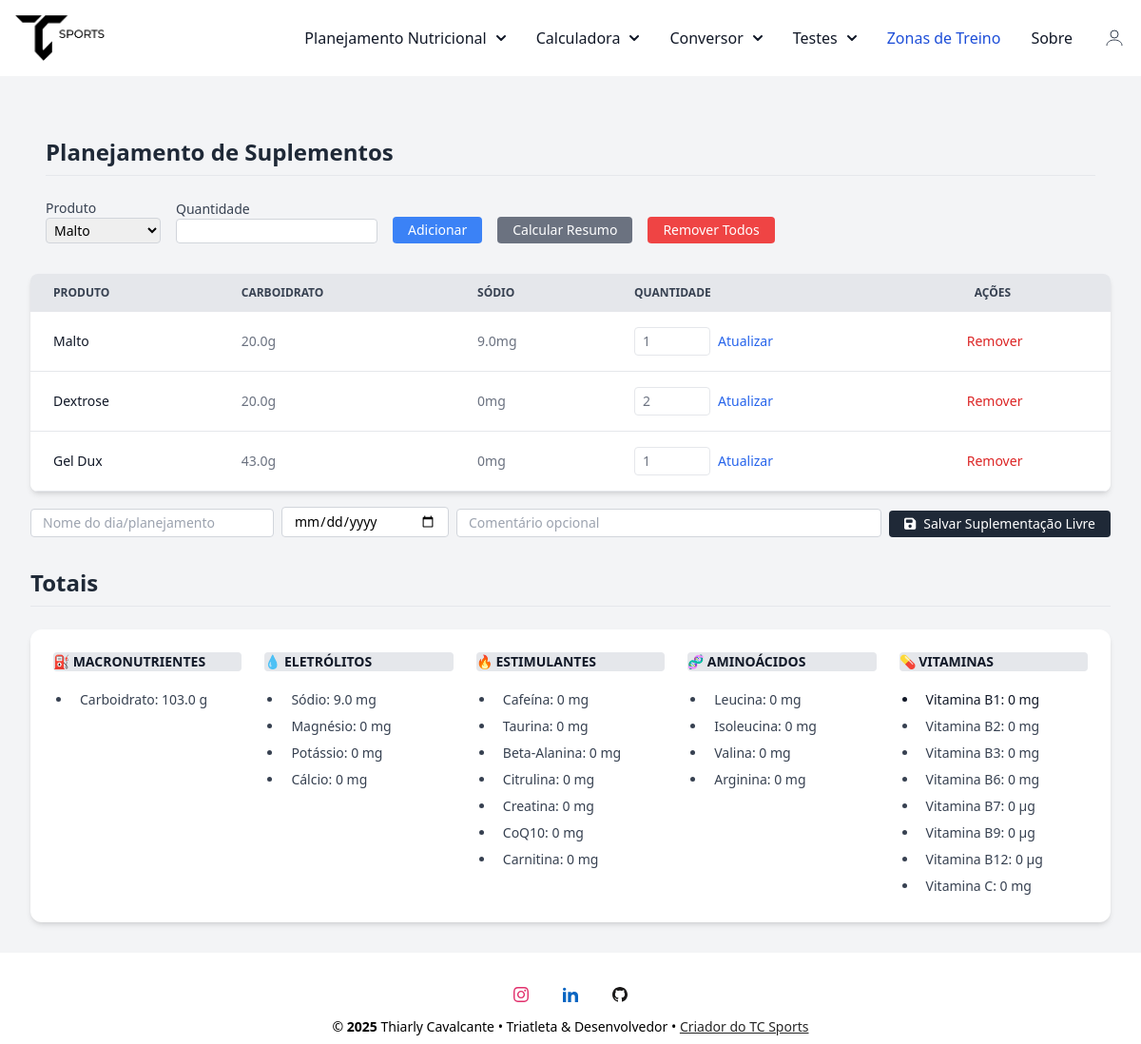
/planejamento (signed in), run on the app's committed database.
### conversor/models.py (models this page shows, shortened)
class PlanejamentoItem(database.Model):
    __tablename__ = 'planejamento_itens'
    id = database.Column(database.Integer, primary_key=True)
    user_id = database.Column(database.Integer, database.ForeignKey('user.id'), nullable=False)
    suplemento_id = database.Column(database.Integer, database.ForeignKey('suplementos.id', ondelete='SET NULL'))
    quantidade = database.Column(database.Integer, nullable=False)
    suplemento = database.relationship('Suplemento', lazy=True)

class Suplemento(database.Model):
    __tablename__ = 'suplementos'
    id = database.Column(database.Integer, primary_key=True)
    user_id = database.Column(database.Integer, database.ForeignKey('user.id'), nullable=False)
    nome = database.Column(database.String(100), nullable=False)
    tipo = database.Column(database.String(50), nullable=False)
    marca = database.Column(database.String(50))
    carbo = database.Column(database.Float)
    sodio = database.Column(database.Float)
    magnesio = database.Column(database.Float)
    potassio = database.Column(database.Float)
    calcio = database.Column(database.Float)
    cafeina = database.Column(database.Float)
    taurina = database.Column(database.Float)
    beta_alanina = database.Column(database.Float)
    citrulina = database.Column(database.Float)
    creatina = database.Column(database.Float)
    coq10 = database.Column(database.Float)
    carnitina = database.Column(database.Float)
    leucina = database.Column(database.Float)
    isoleucina = database.Column(database.Float)
    valina = database.Column(database.Float)
    arginina = database.Column(database.Float)
    vit_b1 = database.Column(database.Float)
    vit_b2 = database.Column(database.Float)
    vit_b3 = database.Column(database.Float)
    vit_b6 = database.Column(database.Float)
    vit_b7 = database.Column(database.Float)
    vit_b9 = database.Column(database.Float)
    vit_b12 = database.Column(database.Float)
    vit_c = database.Column(database.Float)
    comentario = database.Column(database.Text)  # campo livre para observações
    ingredientes = database.Column(database.Text)  # composição ou descrição dos ingredientes

### conversor/router.py (the view, shortened to what this page needs)
@app.route('/planejamento', methods=['GET', 'POST'])
@login_required
def planejamento():
    form = PlanningItemForm()
    form.suplemento_id.choices = [
        (s.id, s.nome) for s in Suplemento.query.filter_by(user_id=current_user.id)
    ]
    itens = PlanejamentoItem.query.filter_by(user_id=current_user.id).all()
    itens_validos = []
    for item in itens:
        if item.suplemento is None:
            database.session.delete(item)
        else:
            itens_validos.append(item)
    database.session.commit()  # aplica exclusões
    totais = calcular_totais_planejamento(itens_validos)
    return render_template('planejamento.html', form=form, itens=itens_validos, totais=totais)

### conversor/forms.py
class PlanningItemForm(FlaskForm):
    suplemento_id = SelectField('Produto', coerce=int, validators=[DataRequired()])
    quantidade = IntegerField('Quantidade', validators=[DataRequired(), NumberRange(min=1)])
    submit = SubmitField('Adicionar')

### conversor/models.py (called while the page is built)
@login_manager.user_loader
def load_user(user_id):
    return User.query.get(int(user_id))

### conversor/utils.py (called while the page is built)
def calcular_totais_planejamento(itens):
    totais = {
        'carbo': 0, 'sodio': 0, 'magnesio': 0, 'potassio': 0, 'calcio': 0,
        'cafeina': 0, 'taurina': 0, 'beta_alanina': 0, 'citrulina': 0,
        'creatina': 0, 'coq10': 0, 'carnitina': 0,
        'leucina': 0, 'isoleucina': 0, 'valina': 0, 'arginina': 0,
        'vit_b1': 0, 'vit_b2': 0, 'vit_b3': 0, 'vit_b6': 0,
        'vit_b7': 0, 'vit_b9': 0, 'vit_b12': 0, 'vit_c': 0
    }
    for item in itens:
        suplemento = item.suplemento
        if suplemento is None:
            flash("Um suplemento usado neste planejamento foi removido e será ignorado.", "warning")
            continue
        for key in totais:
            valor = getattr(suplemento, key, 0) or 0
            totais[key] += valor * item.quantidade
    return totais

### conversor/templates/planejamento.html (shortened to what this page needs)
{% extends "base.html" %}
{% block content %}
<div class="max-w-7xl mx-auto py-8 px-4 sm:px-6 lg:px-8">
<div class="flex flex-col mt-8 px-4">
  <h1 class="text-2xl font-bold text-left text-gray-800 mb-6 border-b pb-2">Planejamento de Suplementos</h1>
  <div class="flex flex-col sm:flex-row flex-wrap items-end gap-4 mb-8">
    <form method="POST" class="flex flex-wrap items-end gap-4">
      <div class="w-full sm:w-auto">
        {{ form.suplemento_id.label(class="block text-sm font-medium text-gray-700") }}
        {{ form.suplemento_id(class="border border-gray-300 rounded px-1 py-0.5 text-sm w-full") }}
      </div>
      <div class="w-full sm:w-auto">
        {{ form.quantidade.label(class="block text-sm font-medium text-gray-700") }}
        {{ form.quantidade(class="border border-gray-300 rounded px-1 py-0.5 text-sm w-full") }}
      </div>
      <button type="submit" class="bg-blue-500 text-white text-sm px-4 py-1 rounded hover:bg-blue-600 w-full sm:w-auto">
        Adicionar
      </button>
    </form>
    <a href="{{url_for('resumo_view')}}" class="bg-gray-500 text-white text-sm text-center px-4 py-1 rounded hover:bg-gray-600 w-full sm:w-auto">Calcular Resumo</a>
    <form method="POST" class="w-full sm:w-auto" action="{{ url_for('remover_todos_itens') }}" onsubmit="return confirm('Deseja remover todos os itens?')">
      <button type="submit" class="bg-red-500 text-white text-sm px-4 py-1 rounded hover:bg-red-600 w-full sm:w-auto">
        Remover Todos
      </button>
    </form>
  </div>
</div>
  {% if itens %}
    <div class="relative overflow-x-auto shadow-md sm:rounded-lg">
      <table class="w-full text-sm text-left rtl:text-right text-gray-500 dark:text-gray-400">
        <thead class="text-xs text-gray-700 uppercase bg-gray-200 dark:bg-gray-700 dark:text-gray-400">
          <tr>
            <th scope="col" class="px-6 py-3 ">Produto</th>
            <th scope="col" class="px-6 py-3 ">Carboidrato</th>
            <th scope="col" class="px-6 py-3 ">Sódio</th>
            <th scope="col" class="px-6 py-3 ">Quantidade</th>
            <th scope="col" class="px-6 py-3 ">Ações</th>
          </tr>
        </thead>
        <tbody>
          {% for item in itens %}
          <tr class="bg-white border-b dark:bg-gray-800 dark:border-gray-700 border-gray-200" >
            <th scope="row" class="px-6 py-4 font-medium text-gray-900 whitespace-nowrap dark:text-white">{{ item.suplemento.nome }}</th>
            <td class="px-6 py-4 whitespace-nowrap">{{ item.suplemento.carbo if item.suplemento.carbo is not none else 0 }}g</td>
            <td class="px-6 py-4 whitespace-nowrap">{{ item.suplemento.sodio if item.suplemento.sodio is not none else 0 }}mg</td>
            <td class="px-6 py-4 whitespace-nowrap">
              <form method="POST" action="{{ url_for('atualizar_quantidade', item_id=item.id) }}" class="flex items-center gap-2">
                <input type="number" name="quantidade" value="{{ item.quantidade }}" class="w-20 px-2 py-1 border rounded">
                <button type="submit" class="text-blue-600 hover:underline">Atualizar</button>
              </form>
            </td>
            <td class="px-4 py-2 border-b whitespace-nowrap">
              <form method="POST" action="{{ url_for('remover_item', item_id=item.id) }}" onsubmit="return confirm('Deseja remover este item?')">
                <button type="submit" class="text-red-600 hover:underline">Remover</button>
              </form>
            </td>
          </tr>
          {% endfor %}
        </tbody>
      </table>
    </div>
  {% else %}
    <p class="text-gray-600 mb-8">Nenhum item no planejamento ainda.</p>
  {% endif %}
  <form method="POST" action="{{ url_for('salvar_resumo_livre') }}"
        class="flex flex-col sm:flex-row flex-wrap items-end gap-2 mt-4 mb-8">
      <input type="text" name="nome_treino"
          placeholder="Nome do dia/planejamento"
          required
          class="w-full sm:w-64 px-3 py-1 border border-gray-300 rounded text-sm">
      <input type="date" name="data"
          required
          class="w-full sm:w-44 px-3 py-1 border border-gray-300 rounded text-sm">
      <input type="text" name="comentario"
          placeholder="Comentário opcional"
          class="w-full sm:flex-1 px-3 py-1 border border-gray-300 rounded text-sm">
      <button type="submit"
            class="bg-gray-800 text-white text-sm px-4 py-1 rounded hover:bg-gray-900 flex items-center gap-2">
      <i class="fas fa-save"></i> Salvar Suplementação Livre
      </button>
  </form>
  <div class="mt-8">
    <h2 class="text-2xl font-bold text-left text-gray-800 mb-6 border-b pb-2">Totais</h2>
    <div class="bg-white shadow-md rounded-xl p-6">
      <div class="grid grid-cols-1 sm:grid-cols-2 md:grid-cols-3 lg:grid-cols-5 gap-6">
        <div>
          <h3 class="text-sm font-semibold text-gray-900 uppercase bg-gray-200 dark:bg-gray-700 dark:text-gray-400 rounded mb-4">⛽️ Macronutrientes</h3>
          <ul class="list-disc pl-5 text-gray-800">
            <li class="px-2 py-1 font-medium text-gray-700 text-sm whitespace-nowrap dark:text-white">Carboidrato: {{ totais.carbo }} g</li>
          </ul>
        </div>
        <div>
          <h3 class="text-sm font-semibold text-gray-900 uppercase bg-gray-200 dark:bg-gray-700 dark:text-gray-400 rounded mb-4">💧 Eletrólitos</h3>
          <ul class="list-disc pl-5 text-gray-800">
            <li class="px-2 py-1 font-medium text-gray-700 text-sm whitespace-nowrap dark:text-white">Sódio: {{ totais.sodio }} mg</li>
            <li class="px-2 py-1 font-medium text-gray-700 text-sm whitespace-nowrap dark:text-white">Magnésio: {{ totais.magnesio }} mg</li>
            <li class="px-2 py-1 font-medium text-gray-700 text-sm whitespace-nowrap dark:text-white">Potássio: {{ totais.potassio }} mg</li>
            <li class="px-2 py-1 font-medium text-gray-700 text-sm whitespace-nowrap dark:text-white">Cálcio: {{ totais.calcio }} mg</li>
          </ul>
        </div>
        <div>
          <h3 class="text-sm font-semibold text-gray-900 uppercase bg-gray-200 dark:bg-gray-700 dark:text-gray-400 rounded mb-4">🔥 Estimulantes</h3>
          <ul class="list-disc pl-5 text-gray-800">
            <li class="px-2 py-1 font-medium text-gray-700 text-sm whitespace-nowrap dark:text-white">Cafeína: {{ totais.cafeina }} mg</li>
            <li class="px-2 py-1 font-medium text-gray-700 text-sm whitespace-nowrap dark:text-white">Taurina: {{ totais.taurina }} mg</li>
            <li class="px-2 py-1 font-medium text-gray-700 text-sm whitespace-nowrap dark:text-white">Beta-Alanina: {{ totais.beta_alanina }} mg</li>
            <li class="px-2 py-1 font-medium text-gray-700 text-sm whitespace-nowrap dark:text-white">Citrulina: {{ totais.citrulina }} mg</li>
            <li class="px-2 py-1 font-medium text-gray-700 text-sm whitespace-nowrap dark:text-white">Creatina: {{ totais.creatina }} mg</li>
            <li class="px-2 py-1 font-medium text-gray-700 text-sm whitespace-nowrap dark:text-white">CoQ10: {{ totais.coq10 }} mg</li>
            <li class="px-2 py-1 font-medium text-gray-700 text-sm whitespace-nowrap dark:text-white">Carnitina: {{ totais.carnitina }} mg</li>
          </ul>
        </div>
        <div>
          <h3 class="text-sm font-semibold text-gray-900 uppercase bg-gray-200 dark:bg-gray-700 dark:text-gray-400 rounded mb-4">🧬 Aminoácidos</h3>
          <ul class="list-disc pl-5 text-gray-800">
            <li class="px-2 py-1 font-medium text-gray-700 text-sm whitespace-nowrap dark:text-white">Leucina: {{ totais.leucina }} mg</li>
            <li class="px-2 py-1 font-medium text-gray-700 text-sm whitespace-nowrap dark:text-white">Isoleucina: {{ totais.isoleucina }} mg</li>
            <li class="px-2 py-1 font-medium text-gray-700 text-sm whitespace-nowrap dark:text-white">Valina: {{ totais.valina }} mg</li>
            <li class="px-2 py-1 font-medium text-gray-700 text-sm whitespace-nowrap dark:text-white">Arginina: {{ totais.arginina }} mg</li>
          </ul>
        </div>
        <div>
          <h3 class="text-sm font-semibold text-gray-900 uppercase bg-gray-200 dark:bg-gray-700 dark:text-gray-400 rounded mb-4">💊 Vitaminas</h3>
          <ul class="list-disc pl-5 text-gray-800">
            <li class="px-2 py-1 font-medium text-gray-900 text-sm whitespace-nowrap dark:text-white">Vitamina B1: {{ totais.vit_b1 }} mg</span></li>
            <li class="px-2 py-1 font-medium text-gray-700 text-sm whitespace-nowrap dark:text-white">Vitamina B2: {{ totais.vit_b2 }} mg</li>
            <li class="px-2 py-1 font-medium text-gray-700 text-sm whitespace-nowrap dark:text-white">Vitamina B3: {{ totais.vit_b3 }} mg</li>
            <li class="px-2 py-1 font-medium text-gray-700 text-sm whitespace-nowrap dark:text-white">Vitamina B6: {{ totais.vit_b6 }} mg</li>
            <li class="px-2 py-1 font-medium text-gray-700 text-sm whitespace-nowrap dark:text-white">Vitamina B7: {{ totais.vit_b7 }}  µg</li>
            <li class="px-2 py-1 font-medium text-gray-700 text-sm whitespace-nowrap dark:text-white">Vitamina B9: {{ totais.vit_b9 }}  µg</li>
            <li class="px-2 py-1 font-medium text-gray-700 text-sm whitespace-nowrap dark:text-white">Vitamina B12: {{ totais.vit_b12 }}  µg</li>
            <li class="px-2 py-1 font-medium text-gray-700 text-sm whitespace-nowrap dark:text-white">Vitamina C: {{ totais.vit_c }} mg</li>
          </ul>
        </div>
      </div>
    </div>
  </div>
</div>
{% endblock %}

### conversor/static/css/style.css (style rules this page uses)
html { height: 100%; }
body { display: flex; flex-direction: column; min-height: 100vh; margin: 0; }

### data on the page
PlanejamentoItem: suplemento.nome "Malto", suplemento "20.0", suplemento "9.0", quantidade "1"
PlanejamentoItem: suplemento.nome "Dextrose", suplemento "20.0", suplemento "0", quantidade "2"
PlanejamentoItem: suplemento.nome "Gel Dux", suplemento "43.0", suplemento "0", quantidade "1"

### other printed values
{{ totais.carbo }} "103.0"
{{ totais.sodio }} "9.0"
{{ totais.magnesio }} "0"
{{ totais.potassio }} "0"
{{ totais.calcio }} "0"
{{ totais.cafeina }} "0"
{{ totais.taurina }} "0"
{{ totais.beta_alanina }} "0"
{{ totais.citrulina }} "0"
{{ totais.creatina }} "0"
{{ totais.coq10 }} "0"
{{ totais.carnitina }} "0"
{{ totais.leucina }} "0"
{{ totais.isoleucina }} "0"
{{ totais.valina }} "0"
